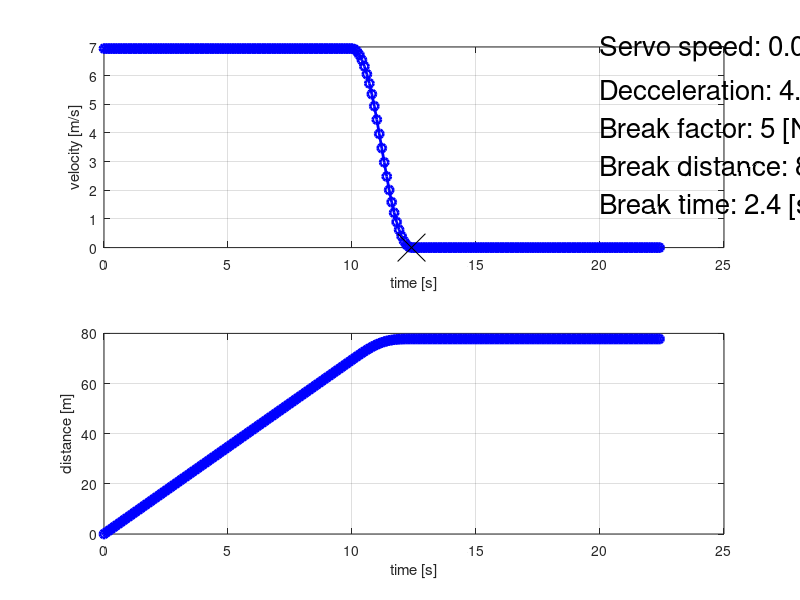
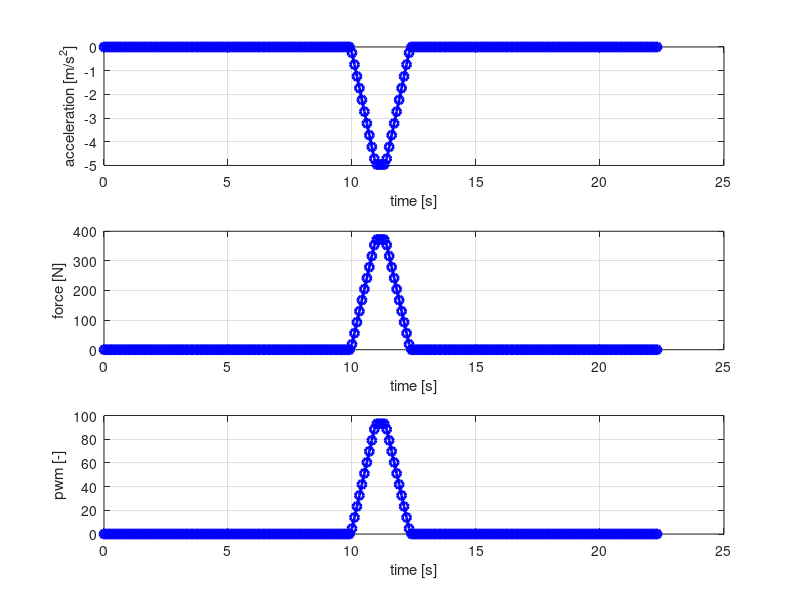

MATLAB code for these plots, in order:
clc 
close all
clear all

m_person = 50; % kg (up to 90 kg)
m_bike = 25; % kg
v = 25; % km/h
fs = 1e1; % Hz
t = 10; % s
s_break = 9; % m

max_deg = 320; % deg
bit_width = 8;

break_factor = 5; % N/deg
servo_v = 0.80/60; % s/deg (6V0) 
% servo_v = 0.16/60; % s/deg (7V4) 

%-----------------------------------------------------------------------------%

Ts = 1/fs;
v_ms = v/3.6;

dt_tmp = 2*s_break/v_ms 
dt = dt_tmp - mod(dt_tmp, 2*Ts)
s_break_new = dt*v_ms/2

t0_vec = [0:Ts:t-Ts];
t1_vec = [0:Ts:dt];

% it's a rise constant of the acceleration [m/s^3]
aa = break_factor/(servo_v*(m_person+m_bike))

% calculate, when the acceleration is constant

c = 4*v_ms/-aa+dt^2
if (c < 0)
    error("the break distance is too short for the given servo parameters and person weight")
end

x_tmp = sqrt(c)
x = x_tmp - mod(x_tmp, Ts)

aa_new = v_ms*4/(dt^2-x^2)
servo_v = break_factor/(aa_new*(m_person+m_bike))

a_new = 2*v_ms/(x+dt)
tt = (dt - x)/2

% linear breaking
% a_decel = ((0 - v_ms)/dt);
% a = ones(1,length(t1_vec))*a_decel;

a = -1*[aa_new*[0:Ts:tt] a_new*ones(1, x/Ts-1) aa_new*[tt:-Ts:0]];

%-----------------------------------------------------------------------------%

v1_vec_tmp = cumtrapz(a)*Ts;

% calculate linear decelaration
v0_vec = v_ms*ones(1, length(t0_vec));
v1_vec = v0_vec(end) + v1_vec_tmp; 
v2_vec = zeros(1, length(t0_vec));

v_vec = [v0_vec v1_vec v2_vec];
t_vec = [0:length(v_vec)-1]*Ts;

s_vec = cumtrapz(v_vec)*Ts;

a_vec = diff(v_vec)./diff(t_vec);
f = abs(a_vec*(m_person+m_bike));
pwm = (f*max_deg)/(power(2,bit_width)*break_factor);

% estimated break distance
s_break = (v_ms*dt)/2

% check the result from the chart
s0 = v_ms*t
s1 = v_ms*dt/2
s_break_check = s_vec(end)-s0

% Check of start of the breaking sequence
touch_point_inx = find(s_vec >= (s0 + s1));
s_vec(touch_point_inx)(1)

% here just for debugging purposes
test_v = v_vec(touch_point_inx(1))
test_t = t_vec(touch_point_inx(1))

figure()
subplot(2,1,1)
plot(t_vec, v_vec, "b-o", 'linewidth', 2)
hold on
plot(test_t, test_v, "kx", 'markersize', 20)

settings = [
    "Servo speed: " num2str(servo_v) " [s/deg]\n" ...
    "Decceleration: " num2str(a_new) " [m/s^2]\n" ...
    "Break factor: " num2str(break_factor) " [N/deg]\n" ...
    "Break distance: " num2str(s_break) " [m]\n" ...
    "Break time: " num2str(2*tt+x) " [s]\n" ]

text (20, 4, settings, 'fontsize', 20);

ylabel("velocity [m/s]")
xlabel("time [s]")
grid on

subplot(2,1,2)
plot(t_vec, s_vec, "b-o", 'linewidth', 2)
ylabel("distance [m]")
xlabel("time [s]")
grid on


figure()
subplot(3,1,1)
plot(t_vec(1:end-1), a_vec, "b-o", 'linewidth', 2)
ylabel("acceleration [m/s^2]")
xlabel("time [s]")
grid on

subplot(3,1,2)
plot(t_vec(1:end-1), f, "b-o", 'linewidth', 2)
ylabel("force [N]")
xlabel("time [s]")
grid on

subplot(3,1,3)
plot(t_vec(1:end-1), pwm, "b-o", 'linewidth', 2)
ylabel("pwm [-]")
xlabel("time [s]")
grid on
